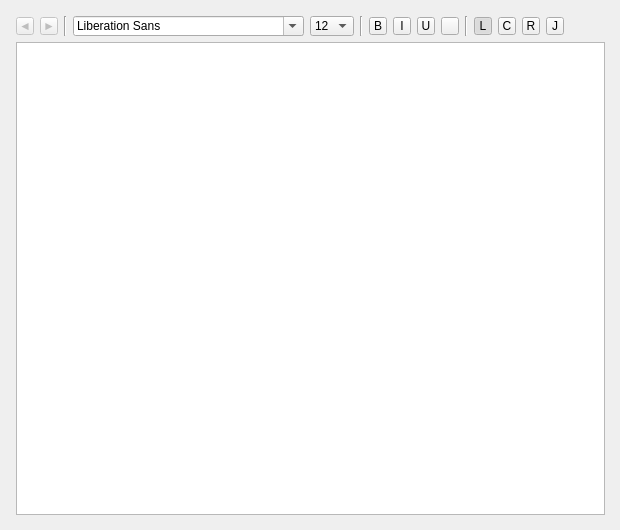
    <widget class="QWidget" name="editCommentsPage" >
     <widget class="QWidget" name="editCommentsGridLayout" >
      <property name="geometry" >
       <rect>
        <x>10</x>
        <y>10</y>
        <width>601</width>
        <height>511</height>
       </rect>
      </property>
      <layout class="QGridLayout" >
       <property name="leftMargin" >
        <number>6</number>
       </property>
       <property name="topMargin" >
        <number>6</number>
       </property>
       <property name="rightMargin" >
        <number>6</number>
       </property>
       <property name="bottomMargin" >
        <number>6</number>
       </property>
       <property name="horizontalSpacing" >
        <number>6</number>
       </property>
       <property name="verticalSpacing" >
        <number>6</number>
       </property>
       <item row="1" column="0" >
        <widget class="QTextEdit" name="ECTextEdit" >
         <property name="statusTip" >
          <string>Use this field for your comments, notes, reminders...</string>
         </property>
        </widget>
       </item>
       <item row="0" column="0" >
        <layout class="QHBoxLayout" >
         <property name="spacing" >
          <number>6</number>
         </property>
         <property name="leftMargin" >
          <number>0</number>
         </property>
         <property name="topMargin" >
          <number>0</number>
         </property>
         <property name="rightMargin" >
          <number>0</number>
         </property>
         <property name="bottomMargin" >
          <number>0</number>
         </property>
         <item>
          <widget class="QToolButton" name="ECtbtnUndo" >
           <property name="enabled" >
            <bool>false</bool>
           </property>
           <property name="minimumSize" >
            <size>
             <width>18</width>
             <height>18</height>
            </size>
           </property>
           <property name="maximumSize" >
            <size>
             <width>18</width>
             <height>18</height>
            </size>
           </property>
           <property name="statusTip" >
            <string>Undo</string>
           </property>
           <property name="text" >
            <string>◄</string>
           </property>
          </widget>
         </item>
         <item>
          <widget class="QToolButton" name="ECtbtnRedo" >
           <property name="enabled" >
            <bool>false</bool>
           </property>
           <property name="minimumSize" >
            <size>
             <width>18</width>
             <height>18</height>
            </size>
           </property>
           <property name="maximumSize" >
            <size>
             <width>18</width>
             <height>18</height>
            </size>
           </property>
           <property name="statusTip" >
            <string>Redo</string>
           </property>
           <property name="text" >
            <string>►</string>
           </property>
          </widget>
         </item>
         <item>
          <widget class="Line" name="line_5" >
           <property name="orientation" >
            <enum>Qt::Vertical</enum>
           </property>
          </widget>
         </item>
         <item>
          <widget class="QFontComboBox" name="ECfontComboBox" >
           <property name="minimumSize" >
            <size>
             <width>0</width>
             <height>18</height>
            </size>
           </property>
           <property name="statusTip" >
            <string>Choose a font</string>
           </property>
          </widget>
         </item>
         <item>
          <widget class="QComboBox" name="ECsizeComboBox" >
           <property name="minimumSize" >
            <size>
             <width>0</width>
             <height>18</height>
            </size>
           </property>
           <property name="toolTip" >
            <string/>
           </property>
           <property name="statusTip" >
            <string>Select text size</string>
           </property>
           <property name="currentIndex" >
            <number>4</number>
           </property>
           <item>
            <property name="text" >
             <string>8</string>
            </property>
           </item>
           <item>
            <property name="text" >
             <string>9</string>
            </property>
           </item>
           <item>
            <property name="text" >
             <string>10</string>
            </property>
           </item>
           <item>
            <property name="text" >
             <string>11</string>
            </property>
           </item>
           <item>
            <property name="text" >
             <string>12</string>
            </property>
           </item>
           <item>
            <property name="text" >
             <string>14</string>
            </property>
           </item>
           <item>
            <property name="text" >
             <string>16</string>
            </property>
           </item>
           <item>
            <property name="text" >
             <string>18</string>
            </property>
           </item>
           <item>
            <property name="text" >
             <string>20</string>
            </property>
           </item>
          </widget>
         </item>
         <item>
          <widget class="Line" name="line_3" >
           <property name="orientation" >
            <enum>Qt::Vertical</enum>
           </property>
          </widget>
         </item>
         <item>
          <widget class="QToolButton" name="ECtbtnBold" >
           <property name="minimumSize" >
            <size>
             <width>18</width>
             <height>18</height>
            </size>
           </property>
           <property name="maximumSize" >
            <size>
             <width>18</width>
             <height>18</height>
            </size>
           </property>
           <property name="statusTip" >
            <string>Bold</string>
           </property>
           <property name="text" >
            <string>B</string>
           </property>
           <property name="checkable" >
            <bool>true</bool>
           </property>
          </widget>
         </item>
         <item>
          <widget class="QToolButton" name="ECtbtnItalic" >
           <property name="minimumSize" >
            <size>
             <width>18</width>
             <height>18</height>
            </size>
           </property>
           <property name="maximumSize" >
            <size>
             <width>18</width>
             <height>18</height>
            </size>
           </property>
           <property name="statusTip" >
            <string>Italic</string>
           </property>
           <property name="text" >
            <string>I</string>
           </property>
           <property name="checkable" >
            <bool>true</bool>
           </property>
          </widget>
         </item>
         <item>
          <widget class="QToolButton" name="ECtbtnUnderlined" >
           <property name="minimumSize" >
            <size>
             <width>18</width>
             <height>18</height>
            </size>
           </property>
           <property name="maximumSize" >
            <size>
             <width>18</width>
             <height>18</height>
            </size>
           </property>
           <property name="statusTip" >
            <string>Underlined</string>
           </property>
           <property name="text" >
            <string>U</string>
           </property>
           <property name="checkable" >
            <bool>true</bool>
           </property>
          </widget>
         </item>
         <item>
          <widget class="QToolButton" name="ECtbtnColour" >
           <property name="minimumSize" >
            <size>
             <width>18</width>
             <height>18</height>
            </size>
           </property>
           <property name="maximumSize" >
            <size>
             <width>18</width>
             <height>18</height>
            </size>
           </property>
           <property name="statusTip" >
            <string>Text colour</string>
           </property>
           <property name="text" >
            <string/>
           </property>
           <property name="checkable" >
            <bool>false</bool>
           </property>
          </widget>
         </item>
         <item>
          <widget class="Line" name="line_6" >
           <property name="orientation" >
            <enum>Qt::Vertical</enum>
           </property>
          </widget>
         </item>
         <item>
          <widget class="QToolButton" name="ECtbtnAlignLeft" >
           <property name="minimumSize" >
            <size>
             <width>18</width>
             <height>18</height>
            </size>
           </property>
           <property name="maximumSize" >
            <size>
             <width>18</width>
             <height>18</height>
            </size>
           </property>
           <property name="statusTip" >
            <string>Align left</string>
           </property>
           <property name="text" >
            <string>L</string>
           </property>
           <property name="checkable" >
            <bool>true</bool>
           </property>
           <property name="checked" >
            <bool>true</bool>
           </property>
          </widget>
         </item>
         <item>
          <widget class="QToolButton" name="ECtbtnAlignCentre" >
           <property name="minimumSize" >
            <size>
             <width>18</width>
             <height>18</height>
            </size>
           </property>
           <property name="maximumSize" >
            <size>
             <width>18</width>
             <height>18</height>
            </size>
           </property>
           <property name="statusTip" >
            <string>Align centre</string>
           </property>
           <property name="text" >
            <string>C</string>
           </property>
           <property name="checkable" >
            <bool>true</bool>
           </property>
           <property name="checked" >
            <bool>false</bool>
           </property>
          </widget>
         </item>
         <item>
          <widget class="QToolButton" name="ECtbtnAlignRight" >
           <property name="minimumSize" >
            <size>
             <width>18</width>
             <height>18</height>
            </size>
           </property>
           <property name="maximumSize" >
            <size>
             <width>18</width>
             <height>18</height>
            </size>
           </property>
           <property name="statusTip" >
            <string>Align right</string>
           </property>
           <property name="text" >
            <string>R</string>
           </property>
           <property name="checkable" >
            <bool>true</bool>
           </property>
           <property name="checked" >
            <bool>false</bool>
           </property>
          </widget>
         </item>
         <item>
          <widget class="QToolButton" name="ECtbtnAlignJustify" >
           <property name="minimumSize" >
            <size>
             <width>18</width>
             <height>18</height>
            </size>
           </property>
           <property name="maximumSize" >
            <size>
             <width>18</width>
             <height>18</height>
            </size>
           </property>
           <property name="statusTip" >
            <string>Justify</string>
           </property>
           <property name="text" >
            <string>J</string>
           </property>
           <property name="checkable" >
            <bool>true</bool>
           </property>
           <property name="checked" >
            <bool>false</bool>
           </property>
          </widget>
         </item>
         <item>
          <spacer>
           <property name="orientation" >
            <enum>Qt::Horizontal</enum>
           </property>
           <property name="sizeHint" >
            <size>
             <width>40</width>
             <height>20</height>
            </size>
           </property>
          </spacer>
         </item>
        </layout>
       </item>
      </layout>
     </widget>
    </widget>
